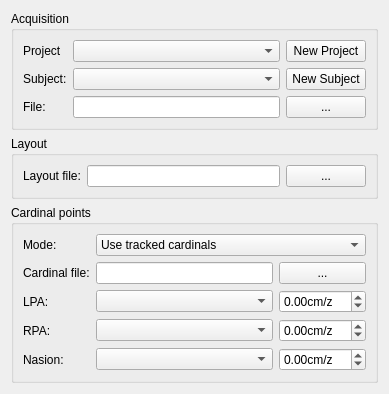
<?xml version="1.0" encoding="UTF-8"?>
<ui version="4.0">
 <class>EEGoSportsSetupProjectWidget</class>
 <widget class="QWidget" name="EEGoSportsSetupProjectWidget">
  <property name="geometry">
   <rect>
    <x>0</x>
    <y>0</y>
    <width>389</width>
    <height>369</height>
   </rect>
  </property>
  <property name="windowTitle">
   <string>Form</string>
  </property>
  <layout class="QVBoxLayout" name="verticalLayout">
   <item>
    <widget class="QGroupBox" name="m_groupBox_Acquisition">
     <property name="title">
      <string>Acquisition</string>
     </property>
     <layout class="QGridLayout" name="gridLayout">
      <item row="0" column="0">
       <widget class="QLabel" name="m_qLabel_ProjectDescription">
        <property name="text">
         <string>Project</string>
        </property>
       </widget>
      </item>
      <item row="2" column="0">
       <widget class="QLabel" name="label">
        <property name="text">
         <string>File:</string>
        </property>
       </widget>
      </item>
      <item row="0" column="2">
       <widget class="QPushButton" name="m_qPushButton_NewProject">
        <property name="text">
         <string>New Project</string>
        </property>
       </widget>
      </item>
      <item row="2" column="2">
       <widget class="QPushButton" name="m_qPushButton_FiffRecordFile">
        <property name="text">
         <string>...</string>
        </property>
       </widget>
      </item>
      <item row="0" column="1">
       <widget class="QComboBox" name="m_qComboBox_ProjectSelection"/>
      </item>
      <item row="1" column="2">
       <widget class="QPushButton" name="m_qPushButton_NewSubject">
        <property name="text">
         <string>New Subject</string>
        </property>
       </widget>
      </item>
      <item row="1" column="1">
       <widget class="QComboBox" name="m_qComboBox_SubjectSelection"/>
      </item>
      <item row="1" column="0">
       <widget class="QLabel" name="m_qLabel_SubjectDescription">
        <property name="text">
         <string>Subject:</string>
        </property>
       </widget>
      </item>
      <item row="2" column="1">
       <widget class="QLineEdit" name="m_qLineEdit_FiffRecordFile"/>
      </item>
     </layout>
    </widget>
   </item>
   <item>
    <widget class="QGroupBox" name="groupBox">
     <property name="title">
      <string>Layout</string>
     </property>
     <layout class="QGridLayout" name="gridLayout_3">
      <item row="0" column="0">
       <widget class="QLabel" name="label_2">
        <property name="text">
         <string>Layout file:</string>
        </property>
       </widget>
      </item>
      <item row="0" column="1">
       <widget class="QLineEdit" name="m_qLineEdit_EEGCap"/>
      </item>
      <item row="0" column="2">
       <widget class="QPushButton" name="m_qPushButton_EEGCap">
        <property name="text">
         <string>...</string>
        </property>
       </widget>
      </item>
     </layout>
    </widget>
   </item>
   <item>
    <widget class="QGroupBox" name="groupBox_2">
     <property name="title">
      <string>Cardinal points</string>
     </property>
     <layout class="QGridLayout" name="gridLayout_2">
      <item row="0" column="1" colspan="2">
       <widget class="QComboBox" name="m_comboBox_cardinalMode">
        <item>
         <property name="text">
          <string>Use tracked cardinals</string>
         </property>
        </item>
        <item>
         <property name="text">
          <string>Use electrode shift</string>
         </property>
        </item>
       </widget>
      </item>
      <item row="2" column="1">
       <widget class="QComboBox" name="m_comboBox_LPA"/>
      </item>
      <item row="4" column="0">
       <widget class="QLabel" name="m_label_Nasion">
        <property name="text">
         <string>Nasion:</string>
        </property>
       </widget>
      </item>
      <item row="3" column="1">
       <widget class="QComboBox" name="m_comboBox_RPA"/>
      </item>
      <item row="3" column="2">
       <widget class="QDoubleSpinBox" name="m_doubleSpinBox_RPA">
        <property name="suffix">
         <string>cm/z</string>
        </property>
        <property name="minimum">
         <double>-99.989999999999995</double>
        </property>
       </widget>
      </item>
      <item row="4" column="2">
       <widget class="QDoubleSpinBox" name="m_doubleSpinBox_Nasion">
        <property name="suffix">
         <string>cm/z</string>
        </property>
        <property name="minimum">
         <double>-99.989999999999995</double>
        </property>
       </widget>
      </item>
      <item row="4" column="1">
       <widget class="QComboBox" name="m_comboBox_Nasion"/>
      </item>
      <item row="3" column="0">
       <widget class="QLabel" name="m_label_RPA">
        <property name="text">
         <string>RPA:</string>
        </property>
       </widget>
      </item>
      <item row="1" column="0">
       <widget class="QLabel" name="m_label_cardinal">
        <property name="text">
         <string>Cardinal file:</string>
        </property>
       </widget>
      </item>
      <item row="2" column="0">
       <widget class="QLabel" name="m_label_LPA">
        <property name="text">
         <string>LPA:</string>
        </property>
       </widget>
      </item>
      <item row="2" column="2">
       <widget class="QDoubleSpinBox" name="m_doubleSpinBox_LPA">
        <property name="prefix">
         <string/>
        </property>
        <property name="suffix">
         <string>cm/z</string>
        </property>
        <property name="minimum">
         <double>-99.989999999999995</double>
        </property>
       </widget>
      </item>
      <item row="1" column="2">
       <widget class="QPushButton" name="m_pushButton_cardinalFile">
        <property name="text">
         <string>...</string>
        </property>
       </widget>
      </item>
      <item row="1" column="1">
       <widget class="QLineEdit" name="m_lineEdit_cardinalFile"/>
      </item>
      <item row="0" column="0">
       <widget class="QLabel" name="label_">
        <property name="text">
         <string>Mode:</string>
        </property>
       </widget>
      </item>
     </layout>
    </widget>
   </item>
  </layout>
 </widget>
 <resources/>
 <connections/>
</ui>
